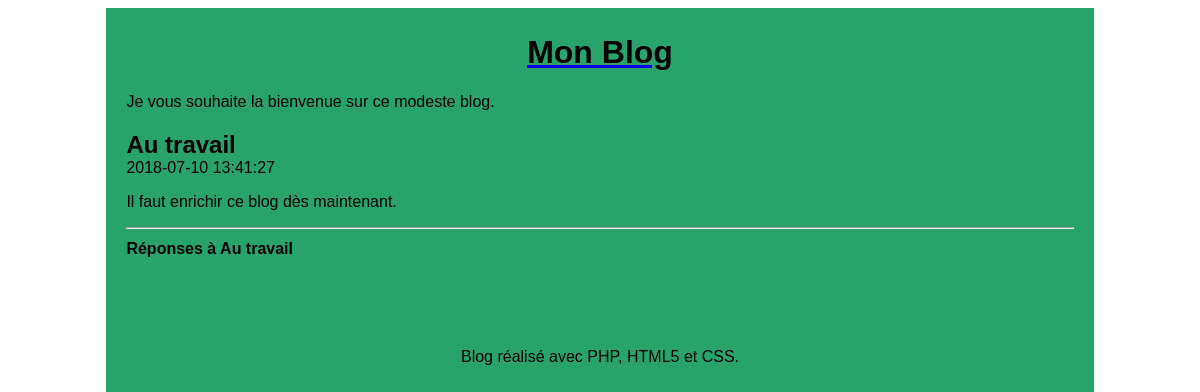
/index.php?action=billet&id=2, run on the app's committed database.
### tables this page shows
CREATE TABLE `t_billet` (
  `BIL_ID` int(11) NOT NULL,
  `BIL_DATE` datetime NOT NULL,
  `BIL_TITRE` varchar(100) NOT NULL,
  `BIL_CONTENU` varchar(400) NOT NULL
);

### Controleur.php (called while the page is built, shortened)
<?php
require 'Modele.php';
function billet($idBillet) {
  $billet = getBillet($idBillet);
  require 'vueBillet.php';
}

### modele.php (called while the page is built, shortened)
<?php
function getBdd() {
  $bdd = new PDO('mysql:host=localhost;dbname=monblog;charset=utf8',
  'root', '', array(PDO::ATTR_ERRMODE => PDO::ERRMODE_EXCEPTION));
  return $bdd;
}
function getBillet($idBillet) {
  $bdd = getBdd();
  $billet = $bdd->prepare('select BIL_ID as id, BIL_DATE as date,'
    . ' BIL_TITRE as titre, BIL_CONTENU as contenu from T_BILLET'
    . ' where BIL_ID=?');
  $billet->execute(array($idBillet));
  if ($billet->rowCount() == 1)
    return $billet->fetch();
  else
   throw new Exception("Aucun billet ne correspond à l'identifiant '$idBillet'");
}

### vueBillet.php (the view, shortened to what this page needs)
<article>
  <header>
    <h1 class="titreBillet"><?= $billet['titre'] ?></h1>
    <time><?= $billet['date'] ?></time>
  </header>
  <p><?= $billet['contenu'] ?></p>
</article>
<hr />
<header>
  <h1 id="titreReponses">Réponses à <?= $billet['titre'] ?></h1>
</header>
<?php require 'gabarit.php'; ?>

### style.css (style rules this page uses)
html, body { height: 100%; }
body { color: #000000; background: white; font-family: 'Futura-Medium', 'Futura', 'Trebuchet MS', sans-serif; }
h1 { color: black; }
.titreBillet { margin-bottom : 0px; }
#titreReponses { font-size : 100%; }

### data on the page
t_billet: BIL_TITRE "Au travail", BIL_DATE "2018-07-10 13:41:27", BIL_CONTENU "Il faut enrichir ce blog dès maintenant."
